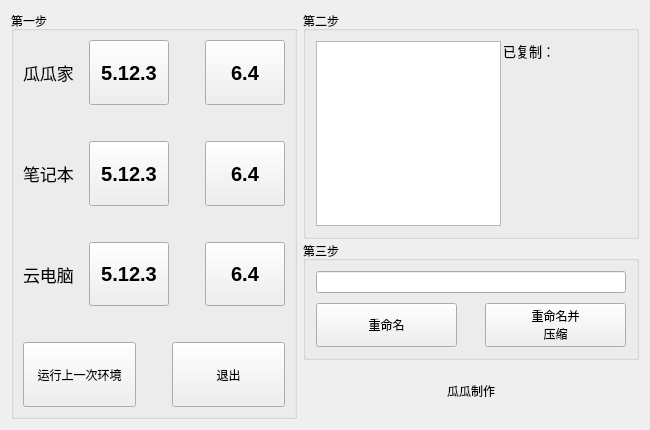
<?xml version="1.0" encoding="UTF-8"?>
<ui version="4.0">
 <class>QtInstaller</class>
 <widget class="QWidget" name="QtInstaller">
  <property name="geometry">
   <rect>
    <x>0</x>
    <y>0</y>
    <width>650</width>
    <height>430</height>
   </rect>
  </property>
  <property name="windowTitle">
   <string>Qt打包工具</string>
  </property>
  <property name="windowIcon">
   <iconset resource="images.qrc">
    <normaloff>:/ico/images/ico_main.ico</normaloff>:/ico/images/ico_main.ico</iconset>
  </property>
  <layout class="QHBoxLayout" name="horizontalLayout_6">
   <item>
    <widget class="QGroupBox" name="groupBox">
     <property name="title">
      <string>第一步</string>
     </property>
     <layout class="QVBoxLayout" name="verticalLayout_2">
      <item>
       <layout class="QVBoxLayout" name="verticalLayout">
        <item>
         <layout class="QHBoxLayout" name="horizontalLayout">
          <item>
           <widget class="QLabel" name="label">
            <property name="font">
             <font>
              <pointsize>13</pointsize>
             </font>
            </property>
            <property name="text">
             <string>瓜瓜家</string>
            </property>
           </widget>
          </item>
          <item>
           <widget class="QPushButton" name="btn1">
            <property name="sizePolicy">
             <sizepolicy hsizetype="Minimum" vsizetype="Expanding">
              <horstretch>0</horstretch>
              <verstretch>0</verstretch>
             </sizepolicy>
            </property>
            <property name="font">
             <font>
              <pointsize>15</pointsize>
              <bold>true</bold>
             </font>
            </property>
            <property name="text">
             <string>5.12.3</string>
            </property>
           </widget>
          </item>
          <item>
           <spacer name="horizontalSpacer">
            <property name="orientation">
             <enum>Qt::Horizontal</enum>
            </property>
            <property name="sizeType">
             <enum>QSizePolicy::Fixed</enum>
            </property>
            <property name="sizeHint" stdset="0">
             <size>
              <width>30</width>
              <height>20</height>
             </size>
            </property>
           </spacer>
          </item>
          <item>
           <widget class="QPushButton" name="btn2">
            <property name="sizePolicy">
             <sizepolicy hsizetype="Minimum" vsizetype="Expanding">
              <horstretch>0</horstretch>
              <verstretch>0</verstretch>
             </sizepolicy>
            </property>
            <property name="font">
             <font>
              <pointsize>15</pointsize>
              <bold>true</bold>
             </font>
            </property>
            <property name="text">
             <string>6.4</string>
            </property>
           </widget>
          </item>
         </layout>
        </item>
        <item>
         <spacer name="verticalSpacer">
          <property name="orientation">
           <enum>Qt::Vertical</enum>
          </property>
          <property name="sizeType">
           <enum>QSizePolicy::Fixed</enum>
          </property>
          <property name="sizeHint" stdset="0">
           <size>
            <width>20</width>
            <height>30</height>
           </size>
          </property>
         </spacer>
        </item>
        <item>
         <layout class="QHBoxLayout" name="horizontalLayout_2">
          <item>
           <widget class="QLabel" name="label_2">
            <property name="font">
             <font>
              <pointsize>13</pointsize>
             </font>
            </property>
            <property name="text">
             <string>笔记本</string>
            </property>
           </widget>
          </item>
          <item>
           <widget class="QPushButton" name="btn3">
            <property name="sizePolicy">
             <sizepolicy hsizetype="Minimum" vsizetype="Expanding">
              <horstretch>0</horstretch>
              <verstretch>0</verstretch>
             </sizepolicy>
            </property>
            <property name="font">
             <font>
              <pointsize>15</pointsize>
              <bold>true</bold>
             </font>
            </property>
            <property name="text">
             <string>5.12.3</string>
            </property>
           </widget>
          </item>
          <item>
           <spacer name="horizontalSpacer_2">
            <property name="orientation">
             <enum>Qt::Horizontal</enum>
            </property>
            <property name="sizeType">
             <enum>QSizePolicy::Fixed</enum>
            </property>
            <property name="sizeHint" stdset="0">
             <size>
              <width>30</width>
              <height>20</height>
             </size>
            </property>
           </spacer>
          </item>
          <item>
           <widget class="QPushButton" name="btn4">
            <property name="sizePolicy">
             <sizepolicy hsizetype="Minimum" vsizetype="Expanding">
              <horstretch>0</horstretch>
              <verstretch>0</verstretch>
             </sizepolicy>
            </property>
            <property name="font">
             <font>
              <pointsize>15</pointsize>
              <bold>true</bold>
             </font>
            </property>
            <property name="text">
             <string>6.4</string>
            </property>
           </widget>
          </item>
         </layout>
        </item>
        <item>
         <spacer name="verticalSpacer_2">
          <property name="orientation">
           <enum>Qt::Vertical</enum>
          </property>
          <property name="sizeType">
           <enum>QSizePolicy::Fixed</enum>
          </property>
          <property name="sizeHint" stdset="0">
           <size>
            <width>20</width>
            <height>30</height>
           </size>
          </property>
         </spacer>
        </item>
        <item>
         <layout class="QHBoxLayout" name="horizontalLayout_3">
          <item>
           <widget class="QLabel" name="label_3">
            <property name="font">
             <font>
              <pointsize>13</pointsize>
             </font>
            </property>
            <property name="text">
             <string>云电脑</string>
            </property>
           </widget>
          </item>
          <item>
           <widget class="QPushButton" name="btn5">
            <property name="sizePolicy">
             <sizepolicy hsizetype="Minimum" vsizetype="Expanding">
              <horstretch>0</horstretch>
              <verstretch>0</verstretch>
             </sizepolicy>
            </property>
            <property name="font">
             <font>
              <pointsize>15</pointsize>
              <bold>true</bold>
             </font>
            </property>
            <property name="text">
             <string>5.12.3</string>
            </property>
           </widget>
          </item>
          <item>
           <spacer name="horizontalSpacer_3">
            <property name="orientation">
             <enum>Qt::Horizontal</enum>
            </property>
            <property name="sizeType">
             <enum>QSizePolicy::Fixed</enum>
            </property>
            <property name="sizeHint" stdset="0">
             <size>
              <width>30</width>
              <height>20</height>
             </size>
            </property>
           </spacer>
          </item>
          <item>
           <widget class="QPushButton" name="btn6">
            <property name="sizePolicy">
             <sizepolicy hsizetype="Minimum" vsizetype="Expanding">
              <horstretch>0</horstretch>
              <verstretch>0</verstretch>
             </sizepolicy>
            </property>
            <property name="font">
             <font>
              <pointsize>15</pointsize>
              <bold>true</bold>
             </font>
            </property>
            <property name="text">
             <string>6.4</string>
            </property>
           </widget>
          </item>
         </layout>
        </item>
        <item>
         <spacer name="verticalSpacer_5">
          <property name="orientation">
           <enum>Qt::Vertical</enum>
          </property>
          <property name="sizeType">
           <enum>QSizePolicy::Fixed</enum>
          </property>
          <property name="sizeHint" stdset="0">
           <size>
            <width>20</width>
            <height>30</height>
           </size>
          </property>
         </spacer>
        </item>
        <item>
         <layout class="QHBoxLayout" name="horizontalLayout_4">
          <item>
           <widget class="QToolButton" name="btn_run">
            <property name="sizePolicy">
             <sizepolicy hsizetype="Expanding" vsizetype="Expanding">
              <horstretch>0</horstretch>
              <verstretch>0</verstretch>
             </sizepolicy>
            </property>
            <property name="text">
             <string>运行上一次环境</string>
            </property>
            <property name="iconSize">
             <size>
              <width>30</width>
              <height>30</height>
             </size>
            </property>
            <property name="shortcut">
             <string>Enter</string>
            </property>
            <property name="toolButtonStyle">
             <enum>Qt::ToolButtonTextUnderIcon</enum>
            </property>
           </widget>
          </item>
          <item>
           <spacer name="horizontalSpacer_4">
            <property name="orientation">
             <enum>Qt::Horizontal</enum>
            </property>
            <property name="sizeType">
             <enum>QSizePolicy::Fixed</enum>
            </property>
            <property name="sizeHint" stdset="0">
             <size>
              <width>30</width>
              <height>20</height>
             </size>
            </property>
           </spacer>
          </item>
          <item>
           <widget class="QToolButton" name="btn_exit">
            <property name="sizePolicy">
             <sizepolicy hsizetype="Expanding" vsizetype="Expanding">
              <horstretch>0</horstretch>
              <verstretch>0</verstretch>
             </sizepolicy>
            </property>
            <property name="text">
             <string>退出</string>
            </property>
            <property name="iconSize">
             <size>
              <width>30</width>
              <height>30</height>
             </size>
            </property>
            <property name="toolButtonStyle">
             <enum>Qt::ToolButtonTextUnderIcon</enum>
            </property>
           </widget>
          </item>
         </layout>
        </item>
       </layout>
      </item>
     </layout>
    </widget>
   </item>
   <item>
    <layout class="QVBoxLayout" name="verticalLayout_5" stretch="4,2,1">
     <property name="spacing">
      <number>2</number>
     </property>
     <item>
      <widget class="QGroupBox" name="groupBox_2">
       <property name="title">
        <string>第二步</string>
       </property>
       <layout class="QVBoxLayout" name="verticalLayout_3">
        <item>
         <layout class="QHBoxLayout" name="horizontalLayout_5" stretch="3,2">
          <property name="spacing">
           <number>2</number>
          </property>
          <property name="leftMargin">
           <number>1</number>
          </property>
          <property name="topMargin">
           <number>1</number>
          </property>
          <property name="rightMargin">
           <number>1</number>
          </property>
          <property name="bottomMargin">
           <number>1</number>
          </property>
          <item>
           <widget class="QListWidget" name="listWidget">
            <property name="sizePolicy">
             <sizepolicy hsizetype="Preferred" vsizetype="Expanding">
              <horstretch>0</horstretch>
              <verstretch>0</verstretch>
             </sizepolicy>
            </property>
            <property name="font">
             <font>
              <pointsize>15</pointsize>
             </font>
            </property>
            <property name="frameShadow">
             <enum>QFrame::Raised</enum>
            </property>
            <property name="lineWidth">
             <number>0</number>
            </property>
            <property name="alternatingRowColors">
             <bool>true</bool>
            </property>
            <property name="sortingEnabled">
             <bool>true</bool>
            </property>
           </widget>
          </item>
          <item>
           <widget class="QLabel" name="label_copied">
            <property name="font">
             <font>
              <pointsize>10</pointsize>
             </font>
            </property>
            <property name="text">
             <string>已复制：</string>
            </property>
            <property name="alignment">
             <set>Qt::AlignLeading|Qt::AlignLeft|Qt::AlignTop</set>
            </property>
           </widget>
          </item>
         </layout>
        </item>
       </layout>
      </widget>
     </item>
     <item>
      <widget class="QGroupBox" name="groupBox_3">
       <property name="title">
        <string>第三步</string>
       </property>
       <layout class="QVBoxLayout" name="verticalLayout_4">
        <item>
         <layout class="QGridLayout" name="gridLayout_2">
          <property name="leftMargin">
           <number>1</number>
          </property>
          <property name="topMargin">
           <number>1</number>
          </property>
          <property name="rightMargin">
           <number>1</number>
          </property>
          <property name="bottomMargin">
           <number>1</number>
          </property>
          <property name="horizontalSpacing">
           <number>4</number>
          </property>
          <property name="verticalSpacing">
           <number>10</number>
          </property>
          <item row="1" column="0">
           <widget class="QPushButton" name="btnRename">
            <property name="sizePolicy">
             <sizepolicy hsizetype="Minimum" vsizetype="Expanding">
              <horstretch>0</horstretch>
              <verstretch>0</verstretch>
             </sizepolicy>
            </property>
            <property name="text">
             <string>重命名</string>
            </property>
           </widget>
          </item>
          <item row="1" column="1">
           <spacer name="horizontalSpacer_6">
            <property name="orientation">
             <enum>Qt::Horizontal</enum>
            </property>
            <property name="sizeType">
             <enum>QSizePolicy::Fixed</enum>
            </property>
            <property name="sizeHint" stdset="0">
             <size>
              <width>20</width>
              <height>20</height>
             </size>
            </property>
           </spacer>
          </item>
          <item row="1" column="2">
           <widget class="QPushButton" name="btnRenameZip">
            <property name="sizePolicy">
             <sizepolicy hsizetype="Minimum" vsizetype="Expanding">
              <horstretch>0</horstretch>
              <verstretch>0</verstretch>
             </sizepolicy>
            </property>
            <property name="text">
             <string>重命名并
压缩</string>
            </property>
           </widget>
          </item>
          <item row="0" column="0" colspan="3">
           <widget class="QLineEdit" name="lineEdit_rename"/>
          </item>
         </layout>
        </item>
       </layout>
      </widget>
     </item>
     <item>
      <widget class="QLabel" name="label_4">
       <property name="sizePolicy">
        <sizepolicy hsizetype="Preferred" vsizetype="Expanding">
         <horstretch>0</horstretch>
         <verstretch>0</verstretch>
        </sizepolicy>
       </property>
       <property name="text">
        <string>瓜瓜制作</string>
       </property>
       <property name="alignment">
        <set>Qt::AlignCenter</set>
       </property>
      </widget>
     </item>
    </layout>
   </item>
  </layout>
  <action name="actRun">
   <property name="icon">
    <iconset resource="images.qrc">
     <normaloff>:/ico/images/ico_run.ico</normaloff>:/ico/images/ico_run.ico</iconset>
   </property>
   <property name="text">
    <string>运行上一次环境</string>
   </property>
   <property name="toolTip">
    <string>运行上一次环境</string>
   </property>
   <property name="shortcut">
    <string>Return</string>
   </property>
  </action>
  <action name="actExit">
   <property name="icon">
    <iconset resource="images.qrc">
     <normaloff>:/ico/images/ico_exit.ico</normaloff>:/ico/images/ico_exit.ico</iconset>
   </property>
   <property name="text">
    <string>退出</string>
   </property>
   <property name="toolTip">
    <string>退出程序</string>
   </property>
   <property name="shortcut">
    <string>Esc</string>
   </property>
  </action>
 </widget>
 <resources>
  <include location="images.qrc"/>
 </resources>
 <connections>
  <connection>
   <sender>actExit</sender>
   <signal>triggered()</signal>
   <receiver>QtInstaller</receiver>
   <slot>close()</slot>
   <hints>
    <hint type="sourcelabel">
     <x>-1</x>
     <y>-1</y>
    </hint>
    <hint type="destinationlabel">
     <x>399</x>
     <y>299</y>
    </hint>
   </hints>
  </connection>
 </connections>
</ui>
